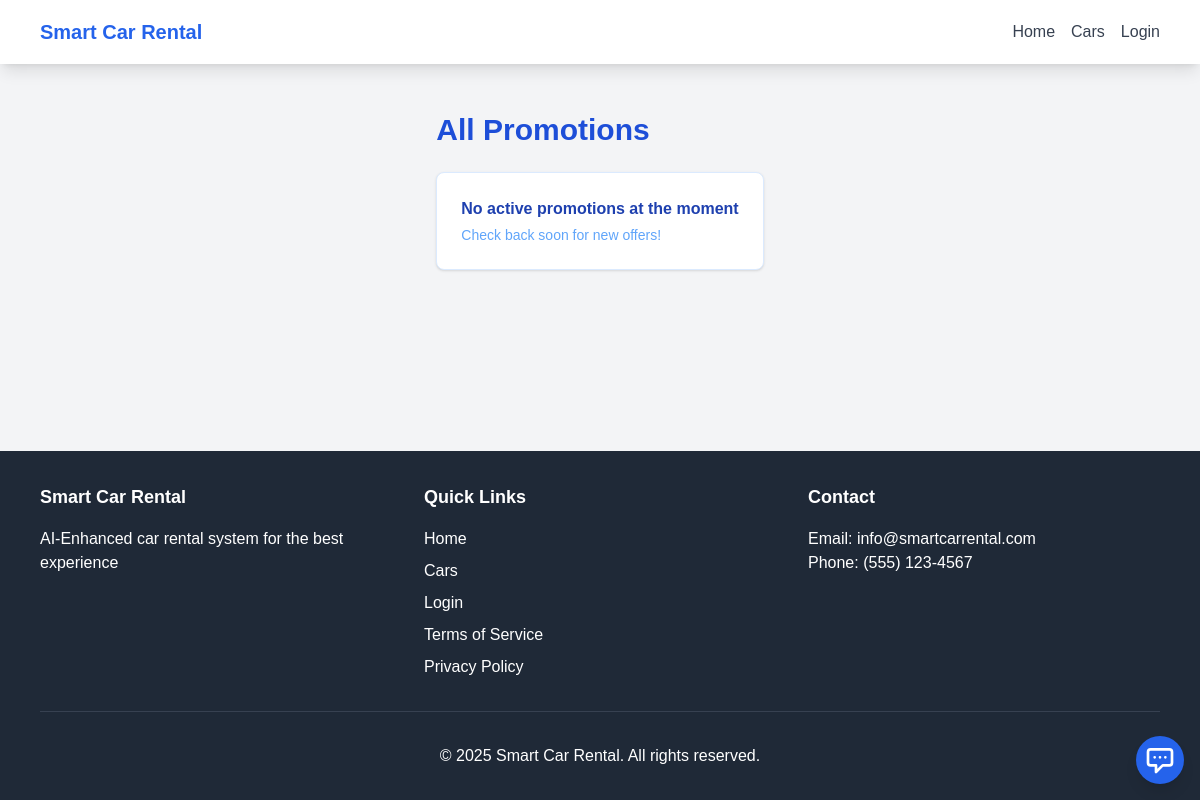
Page /index.php?page=promotions on the earlier database version.
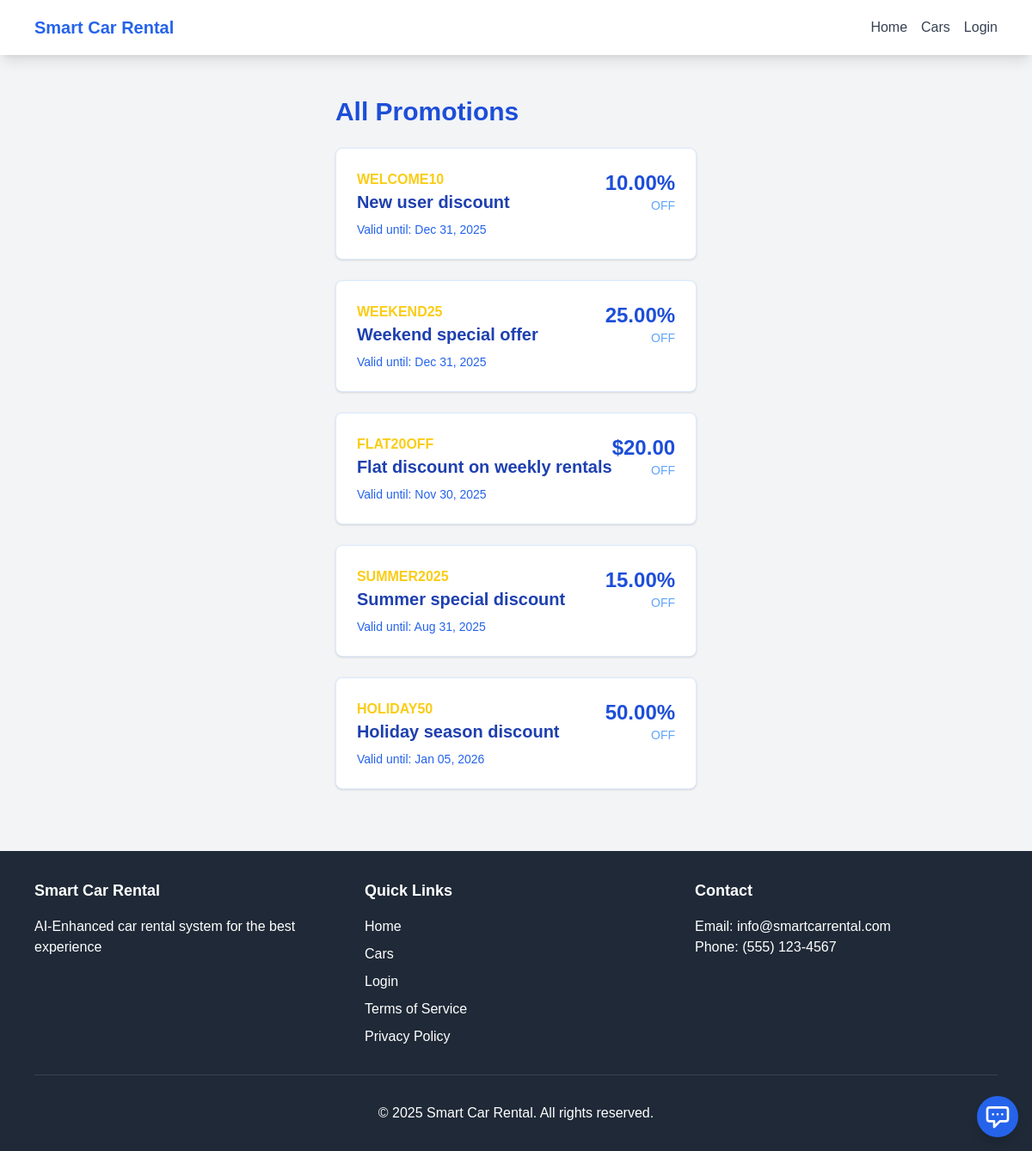
Same page on the later database version.
### tables this page shows
CREATE TABLE `promotions` (
  `promotion_id` int(11) NOT NULL AUTO_INCREMENT,
  `code` varchar(20) NOT NULL,
  `description` text DEFAULT NULL,
  `discount_percentage` decimal(5,2) DEFAULT NULL,
  `discount_amount` decimal(10,2) DEFAULT NULL,
  `start_date` date NOT NULL,
  `end_date` date NOT NULL,
  `is_active` tinyint(1) DEFAULT 1,
  `created_at` timestamp NULL DEFAULT current_timestamp(),
  PRIMARY KEY (`promotion_id`),
  UNIQUE KEY `code` (`code`)
);

### index.php (called while the page is built, shortened)
<?php
require_once 'includes/functions.php';
require_once 'controllers/Router.php';
$router = new Router();
$router->route();

### includes/functions.php (called while the page is built, shortened)
<?php
function isLoggedIn() {
    return isset($_SESSION['user_id']);
}

### views/promotions.php (the view, shortened to what this page needs)
<?php require 'views/layouts/header.php'; ?>
<div class="max-w-4xl mx-auto px-4 py-12">
    <h1 class="text-3xl font-bold text-blue-700 mb-6">All Promotions</h1>
    <?php
    $db = new Database();
    $conn = $db->connect();
    $sql = "SELECT * FROM promotions WHERE is_active = 1 AND end_date >= CURDATE() ORDER BY start_date ASC";
    $result = $conn->query($sql);
    if ($result && $result->num_rows > 0) {
        while($promo = $result->fetch_assoc()) {
    ?>
    <div class="bg-white rounded-lg shadow p-6 mb-6 border border-blue-100">
        <div class="flex justify-between items-center">
            <div>
                <span class="text-yellow-400 font-bold"><?php echo $promo['code']; ?></span>
                <h2 class="text-xl font-semibold text-blue-800"><?php echo $promo['description']; ?></h2>
            </div>
            <div class="text-right">
                <?php if($promo['discount_percentage']): ?>
                <span class="text-2xl font-bold text-blue-700"><?php echo $promo['discount_percentage']; ?>%</span>
                <span class="text-blue-400 block text-sm">OFF</span>
                <?php elseif($promo['discount_amount']): ?>
                <span class="text-2xl font-bold text-blue-700">$<?php echo $promo['discount_amount']; ?></span>
                <span class="text-blue-400 block text-sm">OFF</span>
                <?php endif; ?>
            </div>
        </div>
        <div class="mt-2 text-sm text-blue-600">
            Valid until: <?php echo date('M d, Y', strtotime($promo['end_date'])); ?>
        </div>
    </div>
    <?php
        }
    } else {
    ?>
    <div class="bg-white rounded-lg shadow p-6 mb-6 border border-blue-100">
        <h2 class="text-blue-800 font-semibold">No active promotions at the moment</h2>
        <p class="text-blue-400 text-sm mt-1">Check back soon for new offers!</p>
    </div>
    <?php } ?>
</div>
<?php require 'views/layouts/footer.php'; ?>

### controllers/Router.php (shortened to what this page needs)
<?php
class Router
{
    public function route()
    {
        $page = isset($_GET['page']) ? $_GET['page'] : 'home';
        switch ($page) {
            case 'promotions':
                require 'views/promotions.php';
                break;
        }
    }
}

### views/layouts/header.php (shortened to what this page needs)
<!DOCTYPE html>
<html lang="en">
<head>
    <script src="https://cdn.tailwindcss.com"></script>
    <link rel="stylesheet" href="assets/css/style.css">
    <link href="assets/css/chat.css" rel="stylesheet">
    <?php require 'views/components/chat-widget.php'; ?>
</head>
<body class="bg-gray-100 flex flex-col min-h-screen">
    <nav class="bg-white shadow-lg">
        <div class="max-w-6xl mx-auto px-4">
            <div class="flex justify-between items-center h-16">
                <div class="flex items-center">
                    <a href="index.php" class="text-xl font-bold text-blue-600">Smart Car Rental</a>
                </div>
                <div class="flex space-x-4">
                    <a href="index.php" class="text-gray-700 hover:text-blue-600">Home</a>
                    <a href="index.php?page=cars" class="text-gray-700 hover:text-blue-600">Cars</a>
                    <?php if (isLoggedIn()): ?>
                    <a href="index.php?page=rentals" class="text-gray-700 hover:text-blue-600">My Rentals</a>
                    <?php if (isAdmin()): ?>
                    <a href="index.php?page=admin&action=dashboard"
                        class="text-gray-700 hover:text-blue-600">Dashboard</a>
                    <?php endif; ?>
                    <a href="index.php?page=profile" class="text-gray-700 hover:text-blue-600">My Profile</a>
                    <a href="index.php?page=auth&action=logout" class="text-gray-700 hover:text-blue-600">Logout</a>
                    <?php else: ?>
                    <a href="index.php?page=auth&action=login" class="text-gray-700 hover:text-blue-600">Login</a>
                    <?php endif; ?>
                </div>
            </div>
        </div>
    </nav>

### views/components/chat-widget.php (shortened to what this page needs)
<div id="chat-widget" class="fixed bottom-4 right-4" style="z-index: 9999;">
    <div id="chat-logo"
        class="bg-blue-600 rounded-full p-2 cursor-pointer shadow-lg hover:bg-blue-700 transition-all duration-300 ml-auto w-12 h-12">
        <svg class="w-8 h-8 text-white" fill="none" stroke="currentColor" viewBox="0 0 24 24">
            <path stroke-linecap="round" stroke-linejoin="round" stroke-width="2"
                d="M8 10h.01M12 10h.01M16 10h.01M9 16H5a2 2 0 01-2-2V6a2 2 0 012-2h14a2 2 0 012 2v8a2 2 0 01-2 2h-5l-5 5v-5z" />
        </svg>
    </div>
</div>

### views/layouts/footer.php
<footer class="bg-gray-800 text-white mt-auto">
    <div class="max-w-6xl mx-auto px-4 py-8">
        <div class="grid grid-cols-1 md:grid-cols-3 gap-8">
            <div>
                <h3 class="text-lg font-bold mb-4">Smart Car Rental</h3>
                <p>AI-Enhanced car rental system for the best experience</p>
            </div>
            <div>
                <h3 class="text-lg font-bold mb-4">Quick Links</h3>
                <ul class="space-y-2">
                    <li><a href="index.php" class="hover:text-blue-400">Home</a></li>
                    <li><a href="index.php?page=cars" class="hover:text-blue-400">Cars</a></li>
                    <li><a href="index.php?page=auth&action=login" class="hover:text-blue-400">Login</a></li>
                    <li><a href="index.php?page=terms" class="hover:text-blue-400">Terms of Service</a></li>
                    <li><a href="index.php?page=privacy" class="hover:text-blue-400">Privacy Policy</a></li>
                </ul>
            </div>
            <div>
                <h3 class="text-lg font-bold mb-4">Contact</h3>
                <p>Email: info@smartcarrental.com</p>
                <p>Phone: (555) 123-4567</p>
            </div>
        </div>
        <div class="border-t border-gray-700 mt-8 pt-8 text-center">
            <p>© <?php echo date('Y'); ?> Smart Car Rental. All rights reserved.</p>
        </div>
    </div>
</footer>
</body>
</html>

### assets/css/style.css (style rules this page uses)
:root { --primary-color: #3498db; --secondary-color: #2ecc71; --dark-color: #2c3e50; --light-color: #ecf0f1; }
body { font-family: 'Arial', sans-serif; line-height: 1.6; margin: 0; padding: 0; }

Differences in the rows shown:
added promotions: code "WELCOME10", description "New user discount", discount_percentage "10.00", end_date "Dec 31, 2025"
added promotions: code "WEEKEND25", description "Weekend special offer", discount_percentage "25.00", end_date "Dec 31, 2025"
added promotions: code "FLAT20OFF", description "Flat discount on weekly rentals", discount_amount "20.00", end_date "Nov 30, 2025"
added promotions: code "SUMMER2025", description "Summer special discount", discount_percentage "15.00", end_date "Aug 31, 2025"
added promotions: code "HOLIDAY50", description "Holiday season discount", discount_percentage "50.00", end_date "Jan 05, 2026"
Other differences:
text no longer shown: "No active promotions at the moment Check back soon for new offers!"
